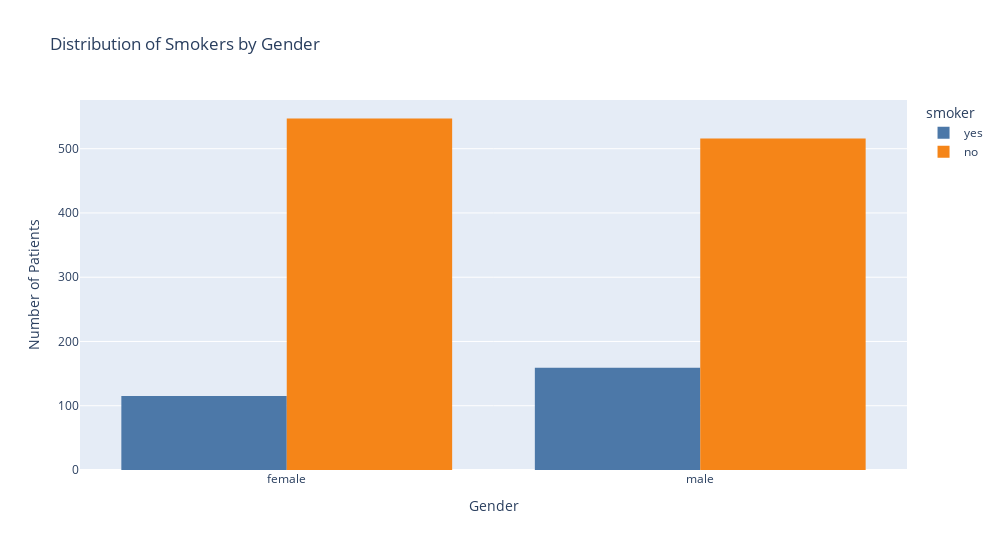

The code cell stored with this chart in its notebook:
### Markdown cell above
We can see that on an average, insurance costs more for males than females according the dataset

### Code cell
hist = px.histogram(
    data,
    x='sex',
    color='smoker',
    color_discrete_sequence=px.colors.qualitative.T10,
    barmode='group',
    title='Distribution of Smokers by Gender',
    height=550,
    width=1000,
)

hist.update_layout(
    xaxis_title='Gender',
    yaxis_title='Number of Patients',
)

hist.show()

### Figure 1 — Plotly figure (JSON) as saved in the notebook; plotly's stock layout.template omitted (floating-point values rounded to 4 significant figures; data arrays with more than 128 entries replaced by an {"elided": "..."} marker saying what was removed)
{"data": [{"alignmentgroup": "True", "bingroup": "x", "hovertemplate": "smoker=yes<br>sex=%{x}<br>count=%{y}<extra></extra>", "legendgroup": "yes", "marker": {"color": "#4C78A8", "pattern": {"shape": ""}}, "name": "yes", "offsetgroup": "yes", "orientation": "v", "showlegend": true, "type": "histogram", "x": {"elided": "274 str values"}, "xaxis": "x", "yaxis": "y"}, {"alignmentgroup": "True", "bingroup": "x", "hovertemplate": "smoker=no<br>sex=%{x}<br>count=%{y}<extra></extra>", "legendgroup": "no", "marker": {"color": "#F58518", "pattern": {"shape": ""}}, "name": "no", "offsetgroup": "no", "orientation": "v", "showlegend": true, "type": "histogram", "x": {"elided": "1063 str values"}, "xaxis": "x", "yaxis": "y"}], "layout": {"barmode": "group", "height": 550, "legend": {"title": {"text": "smoker"}, "tracegroupgap": 0}, "title": {"text": "Distribution of Smokers by Gender"}, "width": 1000, "xaxis": {"anchor": "y", "domain": [0, 1], "title": {"text": "Gender"}}, "yaxis": {"anchor": "x", "domain": [0, 1], "title": {"text": "Number of Patients"}}}}
